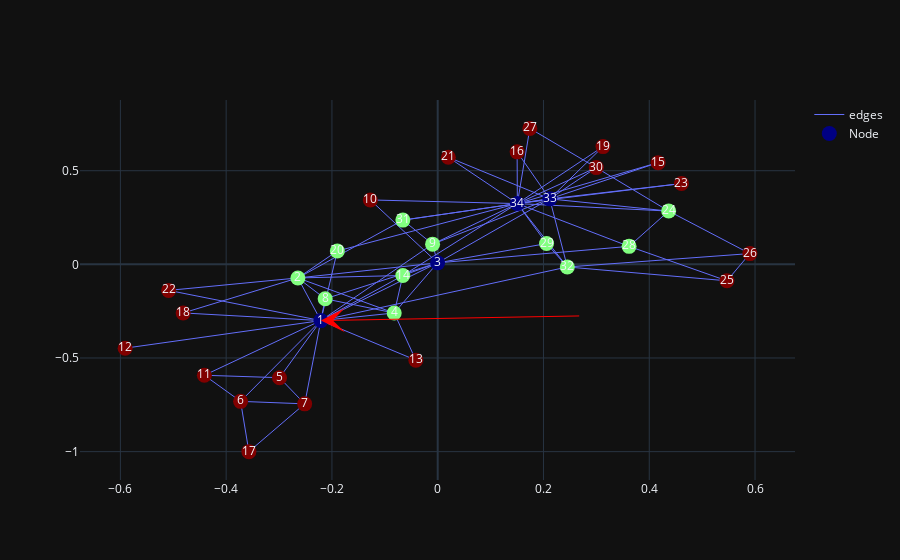

This figure's notebook cell:
### Code cell
k_means_rdd = visualize_rdd_vector_kmeans(G, 1, global_radius, global_measure_list, pos)
k_means_rdd = add_markers(k_means_rdd, global_markers)
k_means_rdd.show(config={'scrollZoom' : True})

### Figure 1 — Plotly figure (JSON) as saved in the notebook; plotly's stock layout.template omitted (floating-point values rounded to 4 significant figures; data arrays with more than 128 entries replaced by an {"elided": "..."} marker saying what was removed)
{"data": [{"line": {"width": 1}, "marker": {"color": [0, 1, 0, 1, 2, 2, 2, 1, 1, 2, 2, 2, 2, 1, 2, 2, 2, 2, 2, 1, 2, 2, 2, 1, 2, 2, 2, 1, 1, 2, 1, 1, 0, 0], "colorscale": [[0, "rgb(0,0,131)"], [0.2, "rgb(0,60,170)"], [0.4, "rgb(5,255,255)"], [0.6, "rgb(255,255,0)"], [0.8, "rgb(250,0,0)"], [1, "rgb(128,0,0)"]], "size": 15}, "mode": "lines", "name": "edges", "type": "scatter", "uid": "08c7d178-da1b-4642-9a74-875ea9cc295f", "x": {"elided": "234 float values"}, "y": {"elided": "234 float values"}}, {"customdata": {"elided": "34x12 float values"}, "hovertemplate": "node_name: %{customdata[0]} <br> radius: %{customdata[1]} <br> degree: %{customdata[2]} <br> triangles: %{customdata[3]} <br> global_graph_degree: %{customdata[4]} <br> global_graph_clique: %{customdata[5]} <br> local_graph_degree: %{customdata[6]} <br> local_graph_clique: %{customdata[7]} <br> normalized_rdd: %{customdata[8]} <br> k_mean_cluster: %{customdata[9]} <br> nodes_x: %{customdata[10]} <br> nodes_y: %{customdata[11]} <br> ", "marker": {"color": [0, 1, 0, 1, 2, 2, 2, 1, 1, 2, 2, 2, 2, 1, 2, 2, 2, 2, 2, 1, 2, 2, 2, 1, 2, 2, 2, 1, 1, 2, 1, 1, 0, 0], "colorscale": [[0, "rgb(0,0,131)"], [0.2, "rgb(0,60,170)"], [0.4, "rgb(5,255,255)"], [0.6, "rgb(255,255,0)"], [0.8, "rgb(250,0,0)"], [1, "rgb(128,0,0)"]], "size": 15}, "mode": "markers+text", "name": "Node", "text": [1, 2, 3, 4, 5, 6, 7, 8, 9, 10, 11, 12, 13, 14, 15, 16, 17, 18, 19, 20, 21, 22, 23, 24, 25, 26, 27, 28, 29, 30, 31, 32, 33, 34], "type": "scatter", "uid": "edeb577b-50b2-44f2-afc2-5822f82c7550", "x": [-0.221, -0.2644, -0.0002348, -0.08225, -0.2991, -0.3727, -0.2515, -0.2128, -0.009685, -0.1274, -0.4413, -0.5911, -0.04132, -0.06597, 0.4168, 0.1501, -0.357, -0.4813, 0.3126, -0.1898, 0.02011, -0.5088, 0.4609, 0.4367, 0.5469, 0.5903, 0.1742, 0.3619, 0.2058, 0.2998, -0.06592, 0.2451, 0.2118, 0.1506], "y": [-0.3003, -0.07257, 0.007985, -0.2597, -0.6052, -0.7315, -0.7449, -0.184, 0.108, 0.344, -0.5922, -0.4476, -0.5115, -0.0595, 0.5431, 0.6006, -1, -0.2595, 0.6287, 0.07142, 0.5718, -0.139, 0.4314, 0.2845, -0.08786, 0.05749, 0.7261, 0.09602, 0.111, 0.5166, 0.2363, -0.01397, 0.3497, 0.3245]}], "layout": {"annotations": [{"arrowcolor": "red", "arrowhead": 3, "arrowsize": 4, "axref": "x", "ayref": "y", "showarrow": true, "x": -0.221, "y": -0.3003}], "dragmode": "pan"}}
